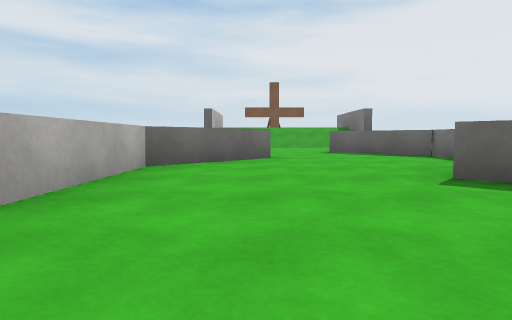
View 1 (above)

16 first-person views from a walk through a Unity game level. The camera is 0.37 m above the floor, tilts 4° down and sees 75° across. The floor is counted in squares, 1 m on a side. Each view is taken from the middle of a square. On the plan, view 1 faces up. The plan holds only what a view shows up to about 9 squares ahead; the rest is blank. The place goes on beyond the plan. Surface patterns are stand-ins for the level's own textures.

View 2
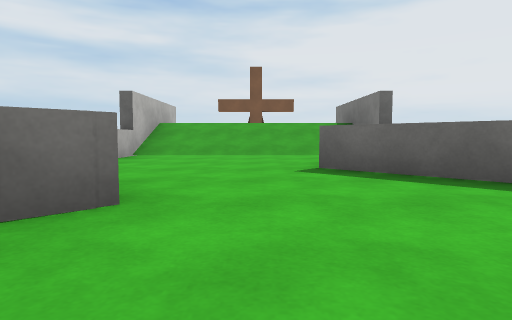

View 3
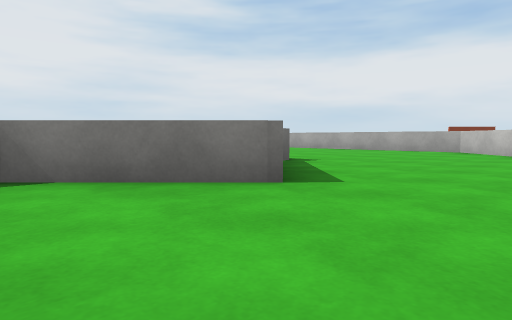

View 4
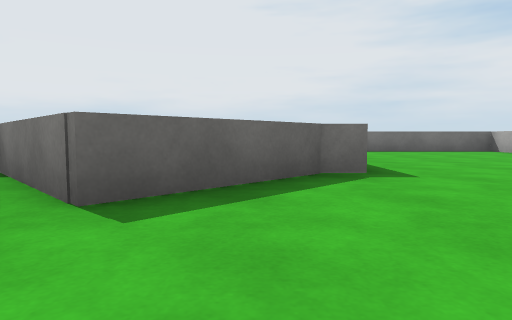

View 5
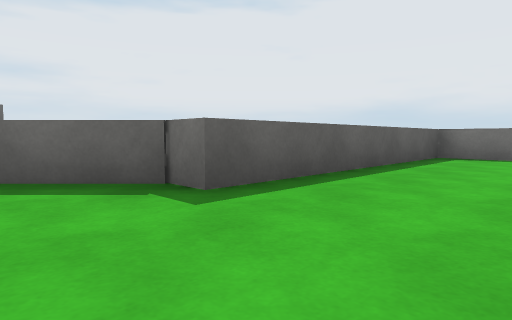

View 6
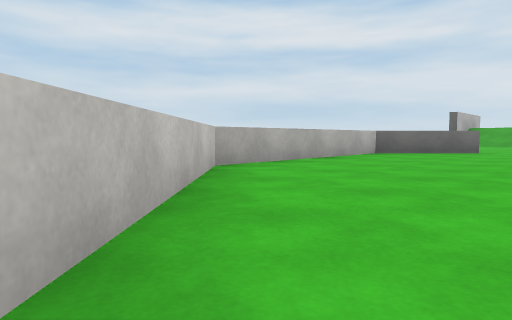

View 7
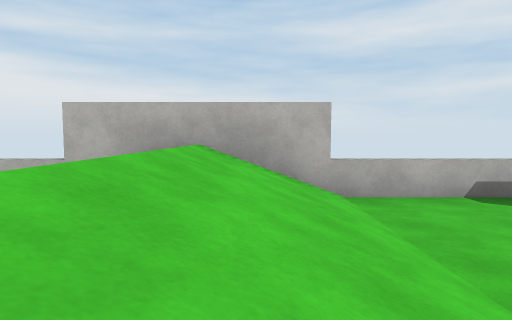

View 8
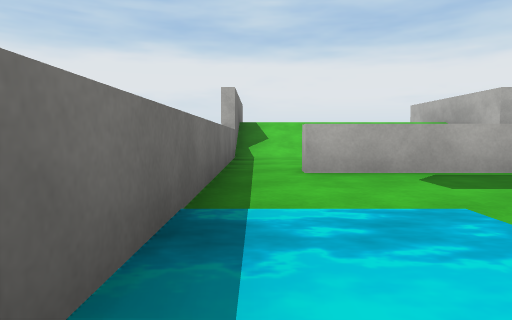

View 9
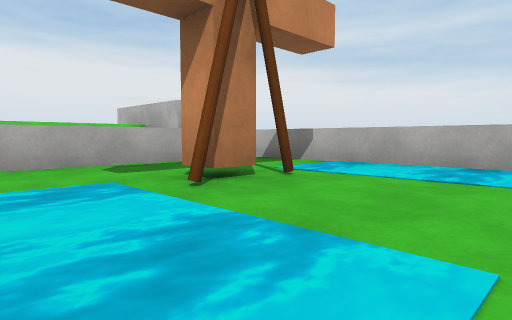

View 10
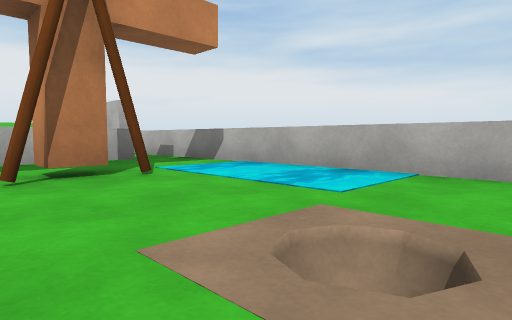

View 11
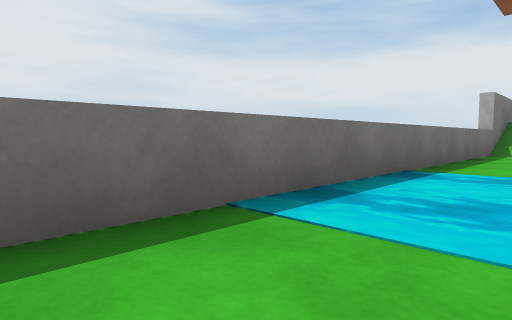

View 12
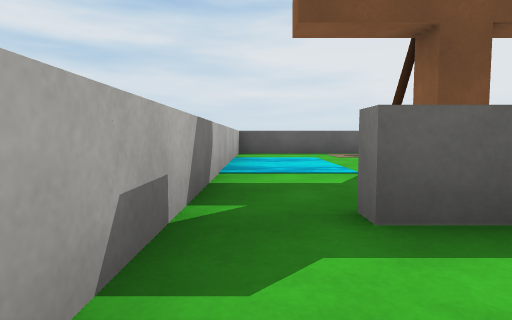

View 13
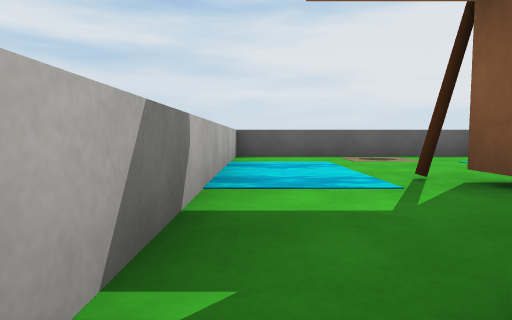

View 14
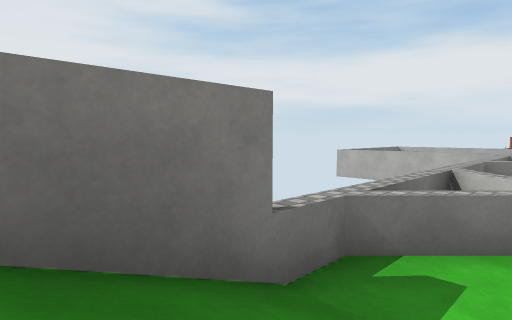

View 15
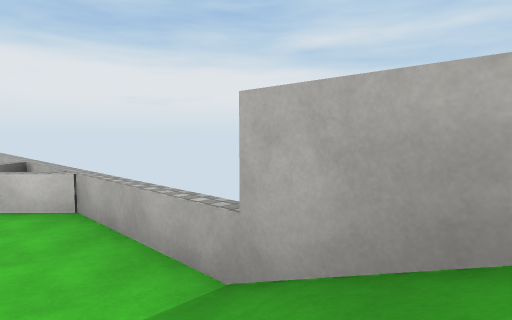

View 16
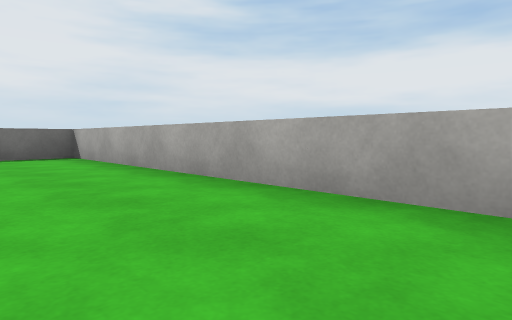

### Floor plan
Key: @ floor where view 1 was taken; # wall or solid block; . floor; / step, stairs or slope; ~ water the walk can cross; O other object.
Columns run from 2 left of view 1 to 9 right of it. Each row starts with its distance up from view 1.
 23 #######
 22 #.....#
 21 #.....#
 20 #~~.~~#
 19 #~~O~~#
 18 #.....#
 17 #.....#
 16 #.###.#
 15 #.....#
 14 #/////#
 13 #/////#
 12 #/////#
 11 #/////#
 10 #.....#
  9 #....O#
  8 #...O##
  7 #O...O#
  6 ##O...#
  5 #O....#
  4 #....O#
  3 #...O##
  2 #....O#
  1 #.....######
  0 #.@........#
 -1 ##.........#
 -2  ##........#
 -3   ##.......#
 -4    #########

Where each view was taken, in squares from view 1:
view 1: 0 up, 0 right, facing up
view 2: 4 up, 1 right, facing up
view 3: 5 up, 0 right, facing down-right
view 4: 2 up, 0 right, facing right
view 5: 1 down, 2 right, facing up-right
view 6: 3 down, 2 right, facing up-left
view 7: 13 up, 3 right, facing left
view 8: 20 up, 3 right, facing down
view 9: 21 up, 3 right, facing down-left
view 10: 22 up, 2 right, facing down-left
view 11: 22 up, 2 right, facing down-right
view 12: 15 up, 1 left, facing up
view 13: 16 up, 1 left, facing up
view 14: 12 up, 2 right, facing down-right
view 15: 12 up, 0 right, facing down-left
view 16: 2 down, 2 right, facing down-right
